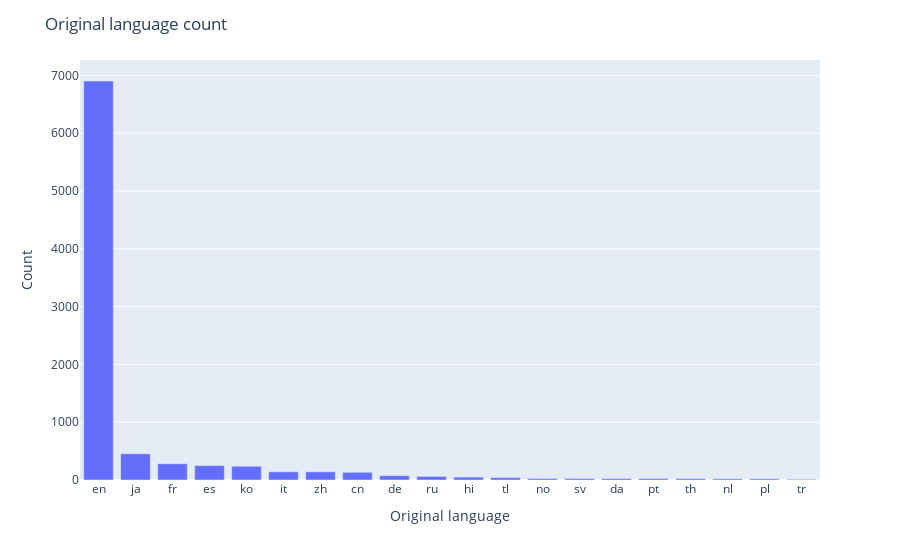

Here is the notebook cell this chart was saved with:
### Code cell
import plotly.express as px

def plot_original_languages():
    gdf = df[['OriginalLanguage']].groupby(by='OriginalLanguage') \
        .value_counts() \
        .reset_index() \
        .sort_values(by='count', ascending=False)[:20]
    
    fig = px.bar(gdf, x='OriginalLanguage', y='count')
    fig.update_layout(
        xaxis_title="Original language",
        yaxis_title="Count",
        title="Original language count"
    )
    fig.show()

plot_original_languages()

### Figure 1 — Plotly figure (JSON) as saved in the notebook; plotly's stock layout.template omitted (floating-point values rounded to 4 significant figures)
{"data": [{"alignmentgroup": "True", "hovertemplate": "OriginalLanguage=%{x}<br>count=%{y}<extra></extra>", "legendgroup": "", "marker": {"color": "#636efa", "pattern": {"shape": ""}}, "name": "", "offsetgroup": "", "orientation": "v", "showlegend": false, "textposition": "auto", "type": "bar", "x": ["en", "ja", "fr", "es", "ko", "it", "zh", "cn", "de", "ru", "hi", "tl", "no", "sv", "da", "pt", "th", "nl", "pl", "tr"], "xaxis": "x", "y": [6903, 454, 281, 250, 238, 142, 142, 133, 75, 62, 50, 41, 27, 26, 26, 25, 24, 21, 21, 12], "yaxis": "y"}], "layout": {"barmode": "relative", "legend": {"tracegroupgap": 0}, "margin": {"t": 60}, "title": {"text": "Original language count"}, "xaxis": {"anchor": "y", "domain": [0, 1], "title": {"text": "Original language"}}, "yaxis": {"anchor": "x", "domain": [0, 1], "title": {"text": "Count"}}}}
